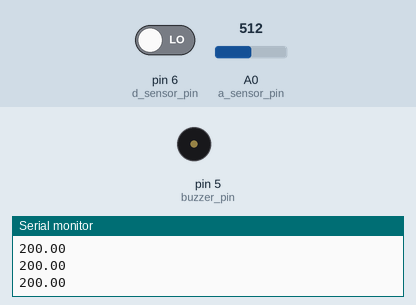
A sketch run on a simulated Arduino Uno, built with avr-gcc and run on an emulated ATmega328P. Shown: buzzer (waves = sounding), the last lines printed to the serial monitor. The inputs (shaded band) are chosen by the test bench; at power-on: pin 6 (d_sensor_pin) LOW, A0 (a_sensor_pin) = 512.

Above: at 1.2 s.
1.3 s: pin 6 (d_sensor_pin) driven HIGH
At 1.8 s:
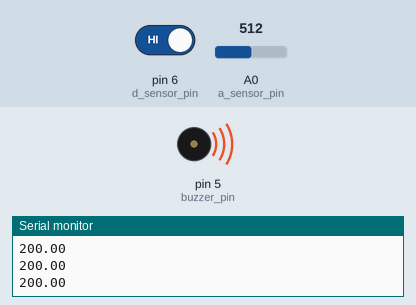
2.8 s: A0 (a_sensor_pin) set to 166
4.3 s: A0 (a_sensor_pin) set to 145
At 5.4 s:
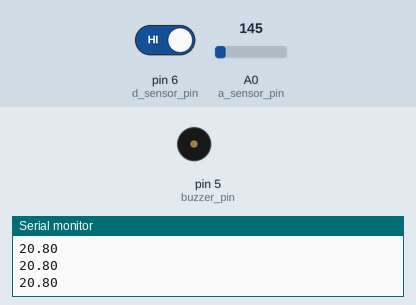
5.8 s: A0 (a_sensor_pin) set to 306
At 6.6 s:
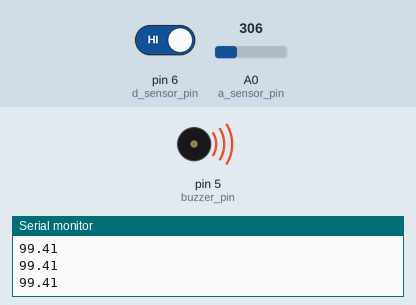
7.3 s: A0 (a_sensor_pin) set to 122
At 8.7 s:
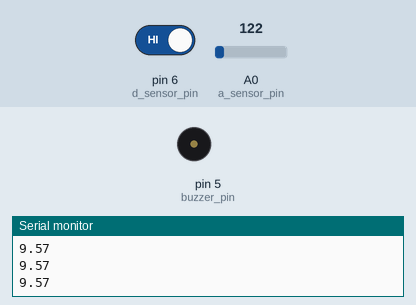
Timing chart, 0 to 9.8 s (numbered marks = the images above; inputs shaded):
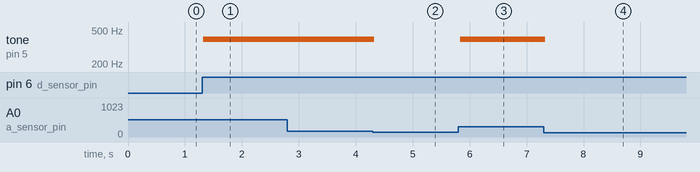

Measured:
- the behaviour switches between 154 and 153 on A0 (a_sensor_pin) (found by bisection; images 1 and 2)
- after the input at 1.3 s, tone on pin 5 (buzzer_pin): silent → 392 Hz at once
- after the input at 4.3 s, tone on pin 5 (buzzer_pin): 392 Hz → silent at once
- after the input at 5.8 s, tone on pin 5 (buzzer_pin): silent → 392 Hz at once
- after the input at 7.3 s, tone on pin 5 (buzzer_pin): 392 Hz → silent at once

The sketch:

assignment_3.ino
```cpp
//Global temperature sensor variables
const int a_sensor_pin = A0;
const float baseline_temp = 20.0;

//Global buzzer variables
const int buzzer_pin = 5;
int frequency = 392;

//Global motion sensor variables
const int d_sensor_pin = 6;
int pir_state = LOW;


void setup() {
  //Opens a serial port at the arduino communication speed
  Serial.begin(9600);

  //Opens port for buzzer output
  pinMode(buzzer_pin, OUTPUT);

}

void loop() {

  //Reads in the analog for the temperature data
  int t_sensor_val = analogRead(a_sensor_pin);

  //Mathmatically works out the estimated voltage it is receiving and then prints out the data, this allows for a conversion to digital
  float voltage = (t_sensor_val/1024.0) * 5.0;

  //uses the voltage to help determine the temperature in degrees C and prints out the data
  float temperature = (voltage - .5) * 100;
  Serial.println(temperature);

  //Reads in digital data for motion sensor
  int m_sensor_val = digitalRead(d_sensor_pin);

  //Checks if there is movement and if the temperature is above 25 degrees C
  if(m_sensor_val == HIGH && temperature > 25) {
   if (pir_state == LOW) {

      //Prints information to system for debugging
      Serial.println("Motion Detected!");

      pir_state = HIGH;

      //Function that outputs the information for the buzzer to make the noise
      tone(buzzer_pin, frequency);
   }
  } else {
    if (pir_state == HIGH) {
      Serial.println("Motion Ended!");

      //resets the loop
      pir_state = LOW;

      //Turns the buzzer off
      noTone(buzzer_pin);
    }
  }

}
```

assignment_3.c
```cpp
//Global temperature sensor variables
const int a_sensor_pin = A0;
const float baseline_temp = 20.0;

//Global buzzer variables
const int buzzer_pin = 5;
int frequency = 392;

//Global motion sensor variables
const int d_sensor_pin = 6;
int pir_state = LOW;


void setup() {
  //Opens a serial port at the arduino communication speed
  Serial.begin(9600);

  //Opens port for buzzer output
  pinMode(buzzer_pin, OUTPUT);

}

void loop() {

  //Reads in the analog for the temperature data
  int t_sensor_val = analogRead(a_sensor_pin);

  //Mathmatically works out the estimated voltage it is receiving and then prints out the data, this allows for a conversion to digital
  float voltage = (t_sensor_val/1024.0) * 5.0;

  //uses the voltage to help determine the temperature in degrees C and prints out the data
  float temperature = (voltage - .5) * 100;
  Serial.println(temperature);

  //Reads in digital data for motion sensor
  int m_sensor_val = digitalRead(d_sensor_pin);

  //Checks if there is movement and if the temperature is above 25 degrees C
  if(m_sensor_val == HIGH && temperature > 25) {
   if (pir_state == LOW) {

      //Prints information to system for debugging
      Serial.println("Motion Detected!");

      pir_state = HIGH;

      //Function that outputs the information for the buzzer to make the noise
      tone(buzzer_pin, frequency);
   }
  } else {
    if (pir_state == HIGH) {
      Serial.println("Motion Ended!");

      //resets the loop
      pir_state = LOW;

      //Turns the buzzer off
      noTone(buzzer_pin);
    }
  }

}
```
